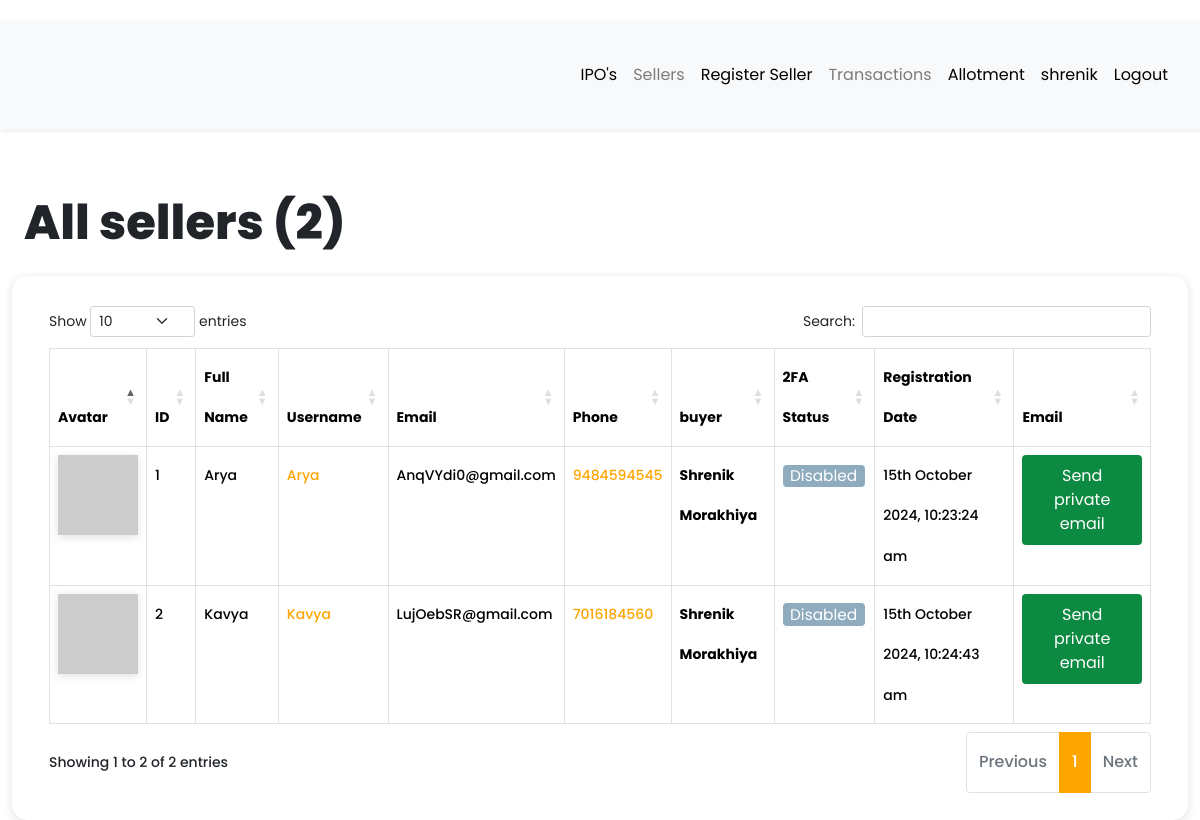
Screenshot of /dashboard/all-sellers (signed in) with the database file from the repository.
### app/models.py (models this page shows, shortened)
class User(db.Model, UserMixin):
    __tablename__ = "user"
    id = db.Column(db.Integer, primary_key=True)
    first_name = db.Column(db.String(64), index=True, default="First Name", nullable=False)
    last_name = db.Column(db.String(64), index=True, nullable=True)
    username = db.Column(db.String(64), index=True, unique=True, nullable=False)
    email = db.Column(db.String(128), index=True, nullable=False)
    password_hash = db.Column(db.String(128))
    confirm_password = db.Column(db.String(128))
    phone_number = db.Column(db.String(20), nullable=False, unique = True)
    verification_phone = db.Column(db.String(20))
    active = db.Column(db.Boolean, nullable=False, default=True)
    delete_account = db.Column(db.Boolean, default=False)
    registered_at = db.Column(db.DateTime, default=datetime.utcnow, nullable=False)
    emails = db.relationship("Email", backref="author", lazy="dynamic")
    type = db.Column(db.String(64))
    __mapper_args__ = {"polymorphic_identity": "user", "polymorphic_on": "type"}
    def two_factor_enabled(self):
        return self.verification_phone is not None
    @property
    def is_active(self):
        return self.active
    def avatar(self, size):
        digest = md5(self.email.lower().encode("utf-8")).hexdigest()
        return f"https://www.gravatar.com/avatar/{digest}?d=identicon&s={size}"

class Seller(User):
    __tablename__ = "seller"
    id = db.Column(
        db.Integer,
        db.ForeignKey("user.id", ondelete="CASCADE", name="fk_seller_user_id"),  # Explicit FK name
        primary_key=True
    )
    current_residence = db.Column(db.String(64), default="Ahmedabad, Gujarat")
    buyer_id = db.Column(db.Integer, db.ForeignKey("buyer.id", ondelete="CASCADE"))
    buyer = db.relationship(
        "Buyer", backref="buyer", foreign_keys=[buyer_id], passive_deletes=True
    )
    __mapper_args__ = {"polymorphic_identity": "seller", "polymorphic_load": "inline"}

### app/routes.py (the view)
@app.route("/dashboard/all-sellers")
@login_required
def all_sellers():
    try:
        if current_user.type == "admin":
            sellers = Seller.query.all()
            all_registered_sellers = len(sellers)
            return render_template(
                "seller/all_sellers.html",
                title="All sellers",
                sellers=sellers,
                all_registered_sellers=all_registered_sellers,
            )
        elif current_user.type == "buyer":
            sellers = Seller.query.filter_by(buyer_id=current_user.id).all()
            all_registered_sellers = len(sellers)
            return render_template(
                "seller/all_sellers.html",
                title="All sellers",
                sellers=sellers,
                all_registered_sellers=all_registered_sellers,
            )
        else:
            return flash_message()
    except Exception as e:
        print(f"An error occurred: {e}")
        return f"Error : {e}", 400

### app/models.py (called while the page is built)
@login.user_loader
def load_user(id):
    return User.query.get(int(id))

### app/templates/seller/all_sellers.html (shortened to what this page needs)
{% extends 'base.html' %}
{% block current_user_content %}
    <div class="container-fluid content">
        <div class="row">
            <div class="col-md-12">
                <h1 class="mt-4 mb-4">{{ title }} ({{ all_registered_sellers }})</h1>
            </div>
        </div>
        <div class="row users">
            <div class="col-md-12">
                <div class="table-responsive">
                    <table id="data" class="table table-hover table-bordered">
                        <thead>
                            <tr>
                                <th>Avatar</th>
                                <th>ID</th>
                                <th>Full Name</th>
                                <th>Username</th>
                                <th>Email</th>
                                <th>Phone</th>
                                <th>buyer</th>
                                <th>2FA Status</th>
                                <th>Registration Date</th>
                                <th>Email</th>
                            </tr>
                        </thead>
                        <tbody>
                            {% for seller in sellers %}
                                <tr>
                                    <td><img src="{{ seller.avatar(25) }}"></td>
                                    <td>{{ loop.index }}</td>
                                    <td>{{ seller.first_name }} {{ seller.last_name }}</td>
                                    <td> <a href="{{ url_for('all_transaction',seller_id = seller.id) }}">{{ seller.username }}</a></td>
                                    <td>{{ seller.email }}</td>
                                    <td><a href="https://wa.me/{{ seller.phone_number | replace('+', '') }}?text=Hello%20From%20KavyaArya" target="_blank">{{ seller.phone_number }}</a></td>
                                    <td><strong>{{ seller.buyer.first_name }} {{ seller.buyer.last_name }}</strong></td>
                                    {% if seller.two_factor_enabled() %}
                                        <td><span class="label label-info"> Enabled </span></td>
                                    {% else %}
                                        <td><span class="label label-info"> Disabled </span></td>
                                    {% endif %}
                                    <td>{{ moment(seller.registered_at).format('Do MMMM YYYY, h:mm:ss a') }}</td>
                                    <td>
                                        {% if seller.email == current_user.email %}
                                            <a
                                                href=" {{ url_for('compose_direct_email_to_seller', email=seller.email) }} "
                                                class="btn link_disabled"
                                                style="background-color: #0d8a41; color: white;">
                                                Send Private Email
                                            </a>
                                        {% else %}
                                            <a
                                                href=" {{ url_for('compose_direct_email_to_seller', email=seller.email) }} "
                                                class="btn"
                                                style="background-color: #0d8a41; color: white;">
                                                    Send private email
                                            </a>
                                        {% endif %}
                                    </td>
                                </tr>
                            {% endfor %}
                        </tbody>
                    </table>
                </div>
            </div>
        </div>
    </div>
{% endblock %}

### app/templates/base.html (shortened to what this page needs)
<!DOCTYPE html>
<html lang="eng">
<head>
  <link rel="stylesheet" href="https://cdnjs.cloudflare.com/ajax/libs/intl-tel-input/16.0.4/css/intlTelInput.css">
  <link rel="stylesheet" type="text/css" href="https://cdn.datatables.net/1.10.25/css/dataTables.bootstrap5.css">
  <link rel="stylesheet" href="{{ url_for('static', filename='css/navbar.css') }}">
  {% if current_user.is_authenticated %}
  <link rel="stylesheet" type="text/css" href="{{ url_for('static', filename='css/custom_current_user.css') }}"
    alt="52 Not available at this momoent">
  <link href="https://cdn.jsdelivr.net/npm/bootstrap@5.3.3/dist/css/bootstrap.min.css" rel="stylesheet"
>
  <link rel="stylesheet" href="{{ url_for('static', filename='css/main.css') }}">
  <link rel="stylesheet"
    href="https://cdnjs.cloudflare.com/ajax/libs/malihu-custom-scrollbar-plugin/3.1.5/jquery.mCustomScrollbar.min.css">
  {% endif %}
</head>
<body>
    {% if current_user.is_authenticated %}
    {% if current_user.is_active %}
    <div class="wrapper">
      <div id="content">
        <nav class="navbar navbar-expand-lg navbar-light bg-light">
          <div class="container-fluid">
            {% if current_user.type == "seller" %}
            <div class="collapse navbar-collapse" id="navbarSupportedContent">
              <ul class="nav navbar-nav ms-auto">
                <li class="nav-item">
                  <a class="nav-link {{ 'link_disabled' if request.endpoint == 'view_product' else '' }}"
                    href="{{ url_for('view_product') }}" alt="459 Not available at this moment">IPO's</a>
                </li>
                <li class="nav-item">
                  <a class="nav-link {{ 'link_disabled' if request.endpoint == 'all_pan' else '' }}"
                    href="{{ url_for('all_pan') }}" alt="459 Not available at this moment">My Pan</a>
                </li>
                <li class="nav-item">
                  <a class="nav-link {{ 'link_disabled' if request.endpoint == 'add_pan' else '' }}"
                    href="{{ url_for('add_pan') }}" alt="459 Not available at this moment">Add Pan</a>
                </li>
                <li class="nav-item">
                  <a class="nav-link {{ 'link_disabled' if request.endpoint == 'all_transaction' else '' }}"
                    href="{{ url_for('all_transaction') }}" alt="459 Not available at this moment">Transactions</a>
                </li>
                <li class="nav-item">
                  <a class="nav-link {{ 'link_disabled' if request.endpoint == 'checking_allotment' else '' }}"
                    href="{{ url_for('checking_allotment') }}" alt="459 Not available at this moment">Allotment</a>
                </li>
                <li class="nav-item ">
                  <a class="nav-link {{ 'link_disabled' if request.endpoint == 'dashboard' else '' }}"
                    href="{{ url_for('dashboard') }}" alt="459 Not available at this moment">{{ current_user.username
                    }}</a>
                </li>
                <li class="nav-item">
                  <a class="nav-link {{ 'link_disabled' if request.endpoint == 'logout' else '' }}"
                    href="{{ url_for('logout') }}" alt="459 Not available at this moment">Logout</a>
                </li>
              </ul>
            </div>
            {% elif current_user.type == "buyer" %}
            <div class="collapse navbar-collapse" id="navbarSupportedContent">
              <ul class="nav navbar-nav ms-auto">
                <li class="nav-item">
                  <a class="nav-link {{ 'link_disabled' if request.endpoint == 'view_product' else '' }}"
                    href="{{ url_for('view_product') }}" alt="459 Not available at this moment">IPO's</a>
                </li>
                <li class="nav-item">
                  <a class="nav-link {{ 'link_disabled' if request.endpoint == 'all_sellers' else '' }}"
                    href="{{ url_for('all_sellers') }}" alt="459 Not available at this moment">Sellers</a>
                </li>
                <li class="nav-item">
                  <a class="nav-link {{ 'link_disabled' if request.endpoint == 'register_seller' else '' }}"
                    href="{{ url_for('register_seller') }}" alt="459 Not available at this moment">Register Seller</a>
                </li>
                <li class="nav-item">
                  <a class="nav-link {{ 'link_disabled' if request.endpoint == 'all_sellers' else '' }}"
                    href="{{ url_for('all_sellers') }}" alt="459 Not available at this moment">Transactions</a>
                </li>
                <li class="nav-item">
                  <a class="nav-link {{ 'link_disabled' if request.endpoint == 'checking_allotment' else '' }}"
                    href="{{ url_for('checking_allotment') }}" alt="459 Not available at this moment">Allotment</a>
                </li>
                <li class="nav-item ">
                  <a class="nav-link {{ 'link_disabled' if request.endpoint == 'dashboard' else '' }}"
                    href="{{ url_for('dashboard') }}" alt="459 Not available at this moment">{{ current_user.username
                    }}</a>
                </li>
                <li class="nav-item">
                  <a class="nav-link {{ 'link_disabled' if request.endpoint == 'logout' else '' }}"
                    href="{{ url_for('logout') }}" alt="459 Not available at this moment">Logout</a>
                </li>
              </ul>
            </div>
            {% endif %}
        </nav>
        {% block current_user_content %}
        {% endblock %}
      </div>
    </div>
    {% endif %}
    {% endif %}
</body>
</html>

### app/static/css/navbar.css (style rules this page uses)
:root { --default-primary: #90f188; --default-secondary: #0f1d07; --container-gutter: clamp(2.5rem, 2.6455026455vw, 3.325rem); --theme-primary: var(--default-primary); --theme-secondary: var(--default-secondary); }

### app/static/css/custom_current_user.css (style rules this page uses)
body { font-family: 'Poppins', sans-serif; background: #fafafa; }
a, a:hover, a:focus { color: inherit; text-decoration: none; transition: all 0.3s; }
.navbar { padding: 15px 10px; background: #fff; border: none; border-radius: 0; margin-bottom: 40px; box-shadow: 1px 1px 3px #0000001a; }
.wrapper { display: flex; width: 100%; }
#content { width: calc(100%); padding-top: 20px; padding-bottom: 20px; min-height: 100vh; transition: all 0.3s; position: absolute; top: 0; right: 0; }
.users { margin-bottom: 25px; padding: 25px; border-radius: 15px; box-shadow: #63636333 0px 2px 8px 0px; }
.link_disabled { pointer-events: none; color: currentColor; cursor: not-allowed; opacity: 0.5; text-decoration: none; }
.btn { display: inline-block; font-weight: 400; line-height: 0.5; color: #575555; text-align: center; text-decoration: none; vertical-align: middle; cursor: pointer; -webkit-user-select: none; -moz-user-select: none; -ms-user-select: none; user-select: none; background-color: #c2c2c2; border: 1px solid transparent; padding: 0.8rem 0.8rem; font-size: 1.1em; border-radius: 0.25rem; transition: color 0.15s ease-in-out, background-color 0.15s ease-in-out, border-color 0.15s ease-in-out, box-shadow 0.15s ease-in-out; }
.label { display: inline-block; font-weight: 400; line-height: 0.5; text-align: center; text-decoration: none; vertical-align: middle; cursor: pointer; -webkit-user-select: none; -moz-user-select: none; -ms-user-select: none; user-select: none; background-color: #e2e2e2; border: 1px solid transparent; padding: 0.4rem 0.4rem; font-size: 1.1em; border-radius: 0.25rem; transition: color 0.15s ease-in-out, background-color 0.15s ease-in-out, border-color 0.15s ease-in-out, box-shadow 0.15s ease-in-out; }
.label-info { background-color: #8fabbe; }
.label-info, .label-success, .label-warning, .label-danger, .label-info:hover, .label-success:hover, .label-warning:hover, .label-danger:hover { color: white; }
img { box-shadow: #63636333 0px 2px 8px 0px; }

### rows the page displays
User: username "shrenik"
Seller: first_name "Arya", username "Arya", email "AnqVYdi0@gmail.com", phone_number "9484594545", buyer.first_name "Shrenik", buyer.last_name "Morakhiya"
User: registered_at "15th October 2024, 10:23:24 am"
Seller: first_name "Kavya", username "Kavya", email "LujOebSR@gmail.com", phone_number "7016184560", buyer.first_name "Shrenik", buyer.last_name "Morakhiya"
User: registered_at "15th October 2024, 10:24:43 am"

### other values shown
{{ title }} "All sellers"
{{ all_registered_sellers }} "2"
